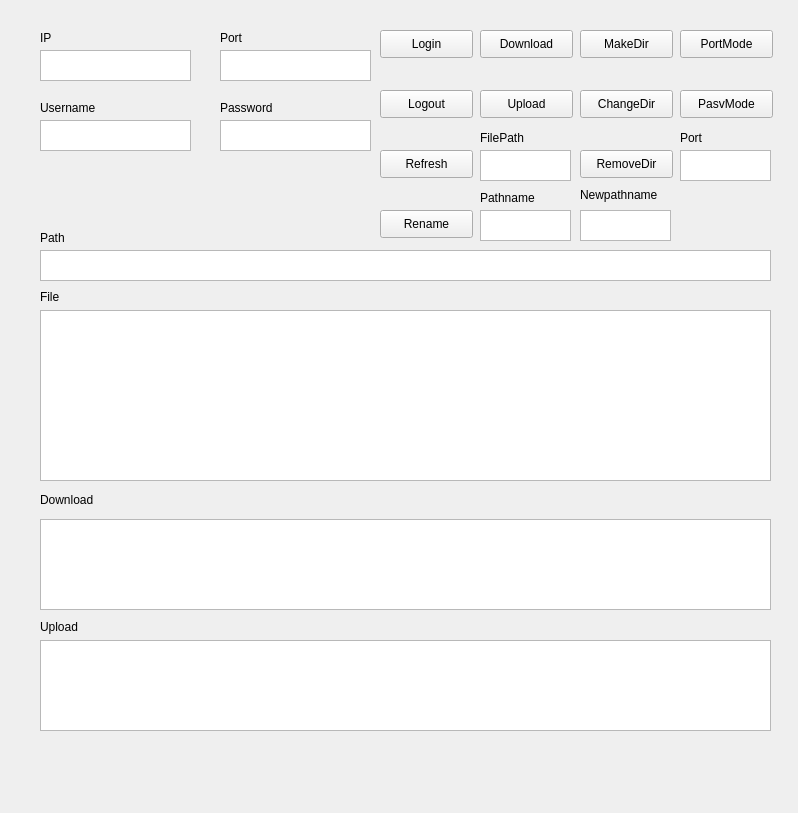
<?xml version="1.0" encoding="UTF-8"?>
<ui version="4.0">
 <class>Form</class>
 <widget class="QWidget" name="Form">
  <property name="geometry">
   <rect>
    <x>0</x>
    <y>0</y>
    <width>798</width>
    <height>813</height>
   </rect>
  </property>
  <property name="windowTitle">
   <string>Form</string>
  </property>
  <widget class="QTextEdit" name="Input_Path">
   <property name="geometry">
    <rect>
     <x>40</x>
     <y>250</y>
     <width>731</width>
     <height>31</height>
    </rect>
   </property>
  </widget>
  <widget class="QLabel" name="label">
   <property name="geometry">
    <rect>
     <x>40</x>
     <y>489</y>
     <width>81</width>
     <height>21</height>
    </rect>
   </property>
   <property name="text">
    <string>Download</string>
   </property>
  </widget>
  <widget class="QTableView" name="Show_Download">
   <property name="geometry">
    <rect>
     <x>40</x>
     <y>519</y>
     <width>731</width>
     <height>91</height>
    </rect>
   </property>
   <attribute name="horizontalHeaderStretchLastSection">
    <bool>true</bool>
   </attribute>
  </widget>
  <widget class="QLabel" name="label_2">
   <property name="geometry">
    <rect>
     <x>40</x>
     <y>619</y>
     <width>72</width>
     <height>15</height>
    </rect>
   </property>
   <property name="text">
    <string>Upload</string>
   </property>
  </widget>
  <widget class="QTableView" name="Show_Upload">
   <property name="geometry">
    <rect>
     <x>40</x>
     <y>640</y>
     <width>731</width>
     <height>91</height>
    </rect>
   </property>
   <attribute name="horizontalHeaderStretchLastSection">
    <bool>true</bool>
   </attribute>
  </widget>
  <widget class="QLabel" name="label_3">
   <property name="geometry">
    <rect>
     <x>40</x>
     <y>230</y>
     <width>72</width>
     <height>15</height>
    </rect>
   </property>
   <property name="text">
    <string>Path</string>
   </property>
  </widget>
  <widget class="QTextEdit" name="Input_Username">
   <property name="geometry">
    <rect>
     <x>40</x>
     <y>120</y>
     <width>151</width>
     <height>31</height>
    </rect>
   </property>
   <property name="readOnly">
    <bool>false</bool>
   </property>
  </widget>
  <widget class="QLabel" name="label_4">
   <property name="geometry">
    <rect>
     <x>40</x>
     <y>100</y>
     <width>72</width>
     <height>15</height>
    </rect>
   </property>
   <property name="text">
    <string>Username</string>
   </property>
  </widget>
  <widget class="QTextEdit" name="Input_IP">
   <property name="geometry">
    <rect>
     <x>40</x>
     <y>50</y>
     <width>151</width>
     <height>31</height>
    </rect>
   </property>
   <property name="readOnly">
    <bool>false</bool>
   </property>
  </widget>
  <widget class="QLabel" name="label_5">
   <property name="geometry">
    <rect>
     <x>40</x>
     <y>30</y>
     <width>72</width>
     <height>15</height>
    </rect>
   </property>
   <property name="text">
    <string>IP</string>
   </property>
  </widget>
  <widget class="QTextEdit" name="Input_Port">
   <property name="geometry">
    <rect>
     <x>220</x>
     <y>50</y>
     <width>151</width>
     <height>31</height>
    </rect>
   </property>
  </widget>
  <widget class="QTextEdit" name="Input_Password">
   <property name="geometry">
    <rect>
     <x>220</x>
     <y>120</y>
     <width>151</width>
     <height>31</height>
    </rect>
   </property>
  </widget>
  <widget class="QLabel" name="label_6">
   <property name="geometry">
    <rect>
     <x>220</x>
     <y>30</y>
     <width>72</width>
     <height>15</height>
    </rect>
   </property>
   <property name="text">
    <string>Port</string>
   </property>
  </widget>
  <widget class="QLabel" name="label_7">
   <property name="geometry">
    <rect>
     <x>220</x>
     <y>100</y>
     <width>72</width>
     <height>15</height>
    </rect>
   </property>
   <property name="text">
    <string>Password</string>
   </property>
  </widget>
  <widget class="QPushButton" name="Button_Login">
   <property name="geometry">
    <rect>
     <x>380</x>
     <y>30</y>
     <width>93</width>
     <height>28</height>
    </rect>
   </property>
   <property name="text">
    <string>Login</string>
   </property>
  </widget>
  <widget class="QPushButton" name="Button_Logout">
   <property name="geometry">
    <rect>
     <x>380</x>
     <y>90</y>
     <width>93</width>
     <height>28</height>
    </rect>
   </property>
   <property name="text">
    <string>Logout</string>
   </property>
  </widget>
  <widget class="QPushButton" name="Button_Refresh">
   <property name="geometry">
    <rect>
     <x>380</x>
     <y>150</y>
     <width>93</width>
     <height>28</height>
    </rect>
   </property>
   <property name="text">
    <string>Refresh</string>
   </property>
  </widget>
  <widget class="QPushButton" name="Button_Download">
   <property name="geometry">
    <rect>
     <x>480</x>
     <y>30</y>
     <width>93</width>
     <height>28</height>
    </rect>
   </property>
   <property name="text">
    <string>Download</string>
   </property>
  </widget>
  <widget class="QPushButton" name="Button_Upload">
   <property name="geometry">
    <rect>
     <x>480</x>
     <y>90</y>
     <width>93</width>
     <height>28</height>
    </rect>
   </property>
   <property name="text">
    <string>Upload</string>
   </property>
  </widget>
  <widget class="QTableView" name="Show_File">
   <property name="geometry">
    <rect>
     <x>40</x>
     <y>310</y>
     <width>731</width>
     <height>171</height>
    </rect>
   </property>
   <attribute name="horizontalHeaderStretchLastSection">
    <bool>true</bool>
   </attribute>
   <attribute name="verticalHeaderStretchLastSection">
    <bool>false</bool>
   </attribute>
  </widget>
  <widget class="QLabel" name="label_8">
   <property name="geometry">
    <rect>
     <x>40</x>
     <y>289</y>
     <width>72</width>
     <height>15</height>
    </rect>
   </property>
   <property name="text">
    <string>File</string>
   </property>
  </widget>
  <widget class="QPushButton" name="Button_Makedir">
   <property name="geometry">
    <rect>
     <x>580</x>
     <y>30</y>
     <width>93</width>
     <height>28</height>
    </rect>
   </property>
   <property name="text">
    <string>MakeDir</string>
   </property>
  </widget>
  <widget class="QPushButton" name="Button_Changedir">
   <property name="geometry">
    <rect>
     <x>580</x>
     <y>90</y>
     <width>93</width>
     <height>28</height>
    </rect>
   </property>
   <property name="text">
    <string>ChangeDir</string>
   </property>
  </widget>
  <widget class="QPushButton" name="Button_Portmode">
   <property name="geometry">
    <rect>
     <x>680</x>
     <y>30</y>
     <width>93</width>
     <height>28</height>
    </rect>
   </property>
   <property name="text">
    <string>PortMode</string>
   </property>
  </widget>
  <widget class="QPushButton" name="Button_Pasvmode">
   <property name="geometry">
    <rect>
     <x>680</x>
     <y>90</y>
     <width>93</width>
     <height>28</height>
    </rect>
   </property>
   <property name="text">
    <string>PasvMode</string>
   </property>
  </widget>
  <widget class="QTextEdit" name="Input_Filepath">
   <property name="geometry">
    <rect>
     <x>480</x>
     <y>150</y>
     <width>91</width>
     <height>31</height>
    </rect>
   </property>
  </widget>
  <widget class="QTextEdit" name="Input_ModePort">
   <property name="geometry">
    <rect>
     <x>680</x>
     <y>150</y>
     <width>91</width>
     <height>31</height>
    </rect>
   </property>
  </widget>
  <widget class="QLabel" name="label_9">
   <property name="geometry">
    <rect>
     <x>480</x>
     <y>130</y>
     <width>72</width>
     <height>15</height>
    </rect>
   </property>
   <property name="text">
    <string>FilePath</string>
   </property>
  </widget>
  <widget class="QLabel" name="label_10">
   <property name="geometry">
    <rect>
     <x>680</x>
     <y>130</y>
     <width>72</width>
     <height>15</height>
    </rect>
   </property>
   <property name="text">
    <string>Port</string>
   </property>
  </widget>
  <widget class="QPushButton" name="Button_Rename">
   <property name="geometry">
    <rect>
     <x>380</x>
     <y>210</y>
     <width>93</width>
     <height>28</height>
    </rect>
   </property>
   <property name="text">
    <string>Rename</string>
   </property>
  </widget>
  <widget class="QLabel" name="label_11">
   <property name="geometry">
    <rect>
     <x>480</x>
     <y>190</y>
     <width>72</width>
     <height>15</height>
    </rect>
   </property>
   <property name="text">
    <string>Pathname</string>
   </property>
  </widget>
  <widget class="QLabel" name="label_12">
   <property name="geometry">
    <rect>
     <x>580</x>
     <y>185</y>
     <width>91</width>
     <height>20</height>
    </rect>
   </property>
   <property name="text">
    <string>Newpathname</string>
   </property>
  </widget>
  <widget class="QTextEdit" name="Input_Pathname">
   <property name="geometry">
    <rect>
     <x>480</x>
     <y>210</y>
     <width>91</width>
     <height>31</height>
    </rect>
   </property>
  </widget>
  <widget class="QTextEdit" name="Input_Newpathname">
   <property name="geometry">
    <rect>
     <x>580</x>
     <y>210</y>
     <width>91</width>
     <height>31</height>
    </rect>
   </property>
  </widget>
  <widget class="QPushButton" name="Button_Removedir">
   <property name="geometry">
    <rect>
     <x>580</x>
     <y>150</y>
     <width>93</width>
     <height>28</height>
    </rect>
   </property>
   <property name="text">
    <string>RemoveDir</string>
   </property>
  </widget>
 </widget>
 <resources/>
 <connections/>
</ui>
